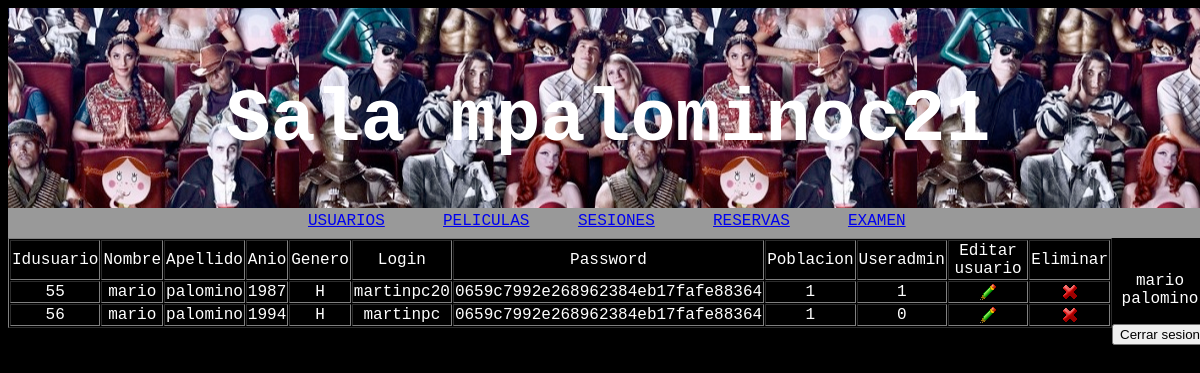
The app's page /administrador/usuarios.php (signed in) with its own data.
### tables this page shows
CREATE TABLE IF NOT EXISTS `usuario` (
  `idusuario` int(11) NOT NULL AUTO_INCREMENT,
  `nombre` varchar(45) DEFAULT NULL,
  `apellido` varchar(45) DEFAULT NULL,
  `anio` int(11) DEFAULT NULL,
  `genero` char(1) DEFAULT NULL,
  `login` varchar(45) DEFAULT NULL,
  `password` varchar(45) DEFAULT NULL,
  `poblacion` int(11) DEFAULT NULL,
  `useradmin` int(11) DEFAULT '0',
  PRIMARY KEY (`idusuario`),
  KEY `poblacion` (`poblacion`)
);

### administrador/solo_registrado.php (called while the page is built)
<?php
if(isset($_SESSION['login']))
{
    $login = $_SESSION['login'];
}
else
{
    echo "<script type='text/javascript'>
    alert('No tienes acceso a esta pagina es solo para administradores.');
    window.location='../index.php';
    </script>";
    $login = '';
}
?>

### administrador/usuarios.php (the view, shortened to what this page needs)
<link href="../Estilos/cerrar_sesion.css" rel="stylesheet" type="text/css" />
<link href="../Estilos/general.css" rel="stylesheet" type="text/css" />
<?php
include('../cuerpo_pagina/cabecera.php');
include('solo_registrado.php');
include('../cuerpo_pagina/menu_administrador.php');
echo"<div id='user'>";
	$consultados = "select * from usuario ";
	$resultadodos = mysql_query($consultados);
	echo"<table cellspacing='1' cellpadding='1' border='1' align='center'>";
	echo"<tr>";
	echo"<td align='center'>Idusuario</td>";
	echo"<td align='center'>Nombre</td>";
	echo"<td align='center'>Apellido</td>";
	echo"<td align='center'>Anio</td>";
	echo"<td align='center'>Genero</td>";
	echo"<td align='center'>Login</td>";
	echo"<td align='center'>Password</td>";
	echo"<td align='center'>Poblacion</td>";
	echo"<td align='center'>Useradmin</td>";
	echo"<td align='center'>Editar usuario</td>";
	echo"<td align='center'>Eliminar</td>";
	echo "</tr>";
	if( mysql_num_rows($resultadodos) == 0 )
	{
		echo"<script type='text/javascript'>
		alert('No hay datos');
		</script>";
	}
	else
	{
		while($filados= mysql_fetch_array($resultadodos))
		{
			echo "<tr>";
			echo "<td align='center'>".$filados['idusuario']."</td>";
			echo "<td align='center'>".$filados['nombre']."</td>";
			echo "<td align='center'>".$filados['apellido']."</td>";
			echo "<td align='center'>".$filados['anio']."</td>";
			echo "<td align='center'>".$filados['genero']."</td>";
			echo "<td align='center'>".$filados['login']."</td>";
			echo "<td align='center'>".$filados['password']."</td>";
			echo "<td align='center'>".$filados['poblacion']."</td>";
			echo "<td align='center'>".$filados['useradmin']."</td>";
			echo "<td align='center'><a href='editar_usuarios_formulario.php?cod=".$filados['idusuario']."'><img src='../Imagenes/b_edit.png' onclick='editar()'/></a></td>";
			echo "<td align='center'><a href=\"javascript: confirmacion('".$filados['idusuario']."');\" ><img src='../Imagenes/b_drop.png' /></a></td>";
			echo "</tr>";
		}
	}
	echo "</table>";
?>
</div>
<?php
include('../cuerpo_pagina/pie.php');
?>

### cuerpo_pagina/cabecera.php (shortened to what this page needs)
<!DOCTYPE html PUBLIC "-//W3C//DTD XHTML 1.0 Strict//EN" "http://www.w3.org/TR/xhtml1/DTD/xhtml1-strict.dtd">
<html xmlns="http://www.w3.org/1999/xhtml">
<head>
<link href="Estilos/general.css" rel="stylesheet" type="text/css" />
</head>
<body>
<?php
if(isset($_SESSION['login']))
{
    $login = $_SESSION['login'];
}
else
{
    $login = '';
}
$consulta = mysql_query("SELECT * FROM usuario WHERE idusuario = '$login'") or die(mysql_error());
$fila = mysql_fetch_array($consulta);
if($fila["useradmin"]==1)
{
	$ADMIN=true;
}
else
{
	$ADMIN=false;
}
echo"<div id='todo'>";
echo"<div id='cabecera'>";
echo"<h1>Sala mpalominoc21</h1>";
echo"</div>";
?>

### cuerpo_pagina/menu_administrador.php (shortened to what this page needs)
<?php
if($ADMIN==true)
{
    echo"<div id='menu'>";
	echo"<div class='elementoMenu' id='MenuInicio' style='margin-left:300px;'>";
    echo"<a title='Administrar Usuarios' href='usuarios.php'>USUARIOS</a>";
    echo"</div>";
    echo"<div class='elementoMenu'>";
    echo"<a title='Administrar Peliculas' href='peliculas_formulario.php'>PELICULAS</a>";
    echo"</div>";
    echo"<div class='elementoMenu'>";
    echo"<a  title='Administrar Sesiones' href='sesiones_formulario.php'>SESIONES</a>";
    echo"</div>";
    echo"<div class='elementoMenu'>";
    echo"<a title='Administrar Reservas' href='reserva_administrador.php'>RESERVAS</a>";
    echo"</div>";
	echo"<div class='elementoMenu'>";
   echo"<a title='Examen' href='examen.php'>EXAMEN</a>";
   echo"</div>";
    echo"</div>";
    include('cerrar_sesion.php');
}
?>

### administrador/cerrar_sesion.php (shortened to what this page needs)
<?php
$consultaalta = ("select * from usuario where idusuario = '$login'");
$resultadoalta = mysql_query($consultaalta) or die(mysql_error());
$filaalta = mysql_fetch_array($resultadoalta);
if(isset($_SESSION['login']))
{
	echo "<div id='bienvenido'>";
	echo "<form action='salir.php' method='get' id='salir' onsubmit='#'>";
	echo "<br><p>" .$filaalta["nombre"]."<br>".$filaalta['apellido'] . "</p>";
	echo "<input type='submit' value='Cerrar sesion'/>";
	echo "</form>";
	echo "</div>";
}
else
{
	$login = '';
}
?>

### cuerpo_pagina/pie.php
</div>
</body>
</html>

### Estilos/cerrar_sesion.css (style rules this page uses)
#bienvenido { text-align: center; font-family:"Lucida Console", Monaco, monospace; float: right; width:auto; height:auto; }

### Estilos/general.css (style rules this page uses)
body { background-color:#000; color:#FFFFFF; font-family:"Lucida Console", Monaco, monospace; }
h1 { padding-top:70px; font-size:75px; text-align:center; }
#todo { width:1200px; margin-bottom:10px; margin-left:auto; margin-right:auto; height:auto; }
#cabecera { height:200px; background-image:url(../Imagenes/movies_by_frieke_ad_bnpparibas.jpg); background-repeat:repeat; background-position:center; font-family:"Lucida Console", Monaco, monospace; }
#menu { height:30px; background-color:#999; padding:0px 0px 0px 0px; margin:0px 0px 0px 0px; }
#menu .elementoMenu { margin-top:4px; position: relative; width: 125px; float: left; margin-left: 10px; }

### records on screen
usuario: nombre "mario", apellido "palomino", idusuario "55", anio "1987", genero "H", login "martinpc20", password "0659c7992e268962384eb17fafe88364", poblacion "1", useradmin "1"
usuario: idusuario "56", nombre "mario", apellido "palomino", anio "1994", genero "H", login "martinpc", password "0659c7992e268962384eb17fafe88364", poblacion "1", useradmin "0"
